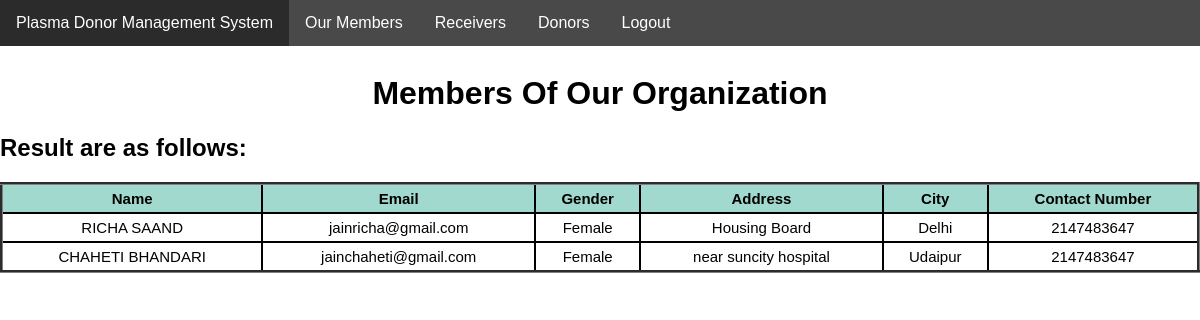
The app's page /member2.php with its own data.
### tables this page shows
CREATE TABLE `join1` (
  `id` int(11) NOT NULL,
  `fname` varchar(256) NOT NULL,
  `email` varchar(255) NOT NULL,
  `gender` varchar(10) NOT NULL,
  `address` varchar(244) NOT NULL,
  `city` varchar(453) NOT NULL,
  `phone` int(20) NOT NULL,
  `image` blob NOT NULL
);

### member2.php (the view, shortened to what this page needs)
<!DOCTYPE html>
<html lang="en">
<head>
</head>
<body>
<?php include 'header3.php'; ?>
    <br><br><br>
    <center><h1> Members Of Our Organization </h1></center>
<?php
            $servername = "localhost";
            $username = "root";
            $password = "";
            $database = "join";
            $conn = mysqli_connect($servername, $username, $password, $database);
            $sql ="SELECT * FROM join1";
            $result = mysqli_query($conn, $sql);
            if(mysqli_num_rows($result) > 0){
                ?>
                <h2>Result are as follows:</h2>
                <table width="50%" border="3" cellpadding="5" cellspacing="5">
                 <thead>
                        <tr>
                            <th> Name </th>
                            <th> Email </th>
                            <th> Gender </th>
                            <th> Address </th>
                            <th> City </th>
                            <th> Contact Number </th>
                        </tr>
                   <?php while( $row = mysqli_fetch_assoc($result)){
                        ?>
                        <tr>
                        <td><?php echo $row['fname']; ?> </td>
                        <td><?php echo $row['email']; ?> </td>
                        <td><?php echo $row['gender']; ?> </td>
                        <td><?php echo $row['address']; ?> </td>
                        <td><?php echo $row['city']; ?> </td>
                        <td><?php echo $row['phone']; ?> </td>
                        </tr>
                        <?php
                    }
                    echo "</table>";
                }
                else
                echo "0 results";
                    ?>
</body>
</html>

### member2.php (style rules this page uses)
table { border-collapse: collapse; width:100%; font-size: 15px; text-align: center; }
th { border: 2px solid black; text-align: center; background-color: #A2D9CE; }
td { border: 2px solid black; text-align: center; }

### header3.php (style rules this page uses)
body { width: 100%; height: 100%; margin: 0%; padding: 0%; font-family: 'poopins',sans-serif; }

### records on screen
join1: fname "RICHA SAAND", email "jainricha@gmail.com", gender "Female", address "Housing Board", city "Delhi", phone "2147483647"
join1: fname "CHAHETI BHANDARI", email "jainchaheti@gmail.com", gender "Female", address "near suncity hospital", city "Udaipur", phone "2147483647"
